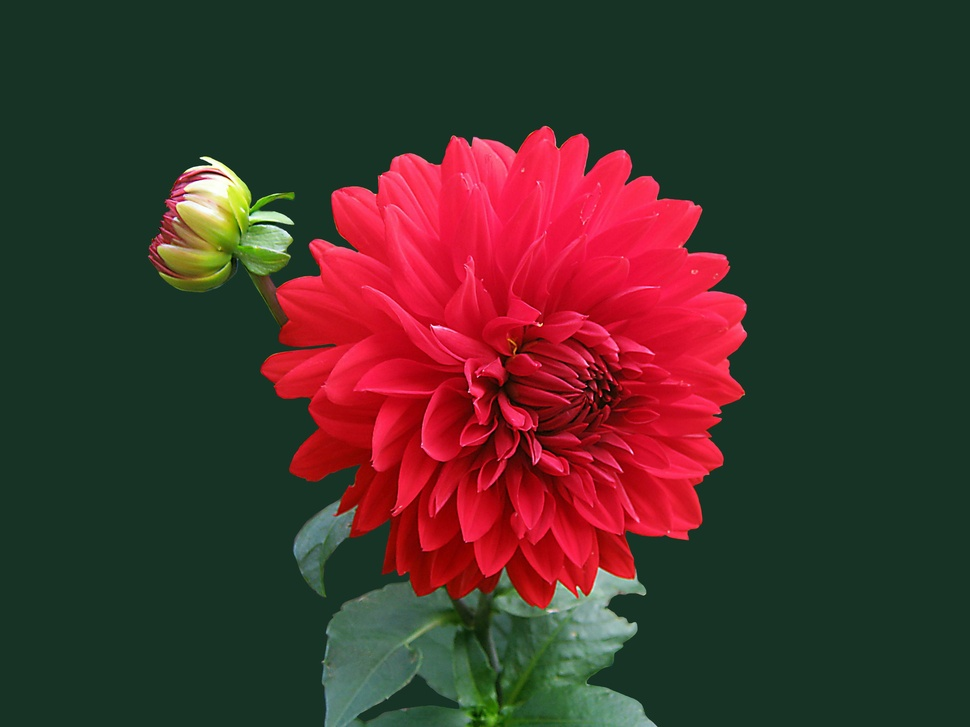
#> input picture image.jpg, 970 x 727 px, shrunk from 3648 x 2736 before the run
$ python 'image negatives.py'
#> lines starting #> are read from the running program, lines starting #| are printed output that depends on the picture
import cv2
import numpy as np
import matplotlib.pyplot as plt

def negative_transform(image):
    # Get the maximum intensity value in the image (for 8-bit images, this is 255)
    L = 256

    # Apply the negative transformation
    negative_image = L - 1 - image

    return negative_image

# Read the image in grayscale
img = cv2.imread('image.jpg', cv2.IMREAD_GRAYSCALE)
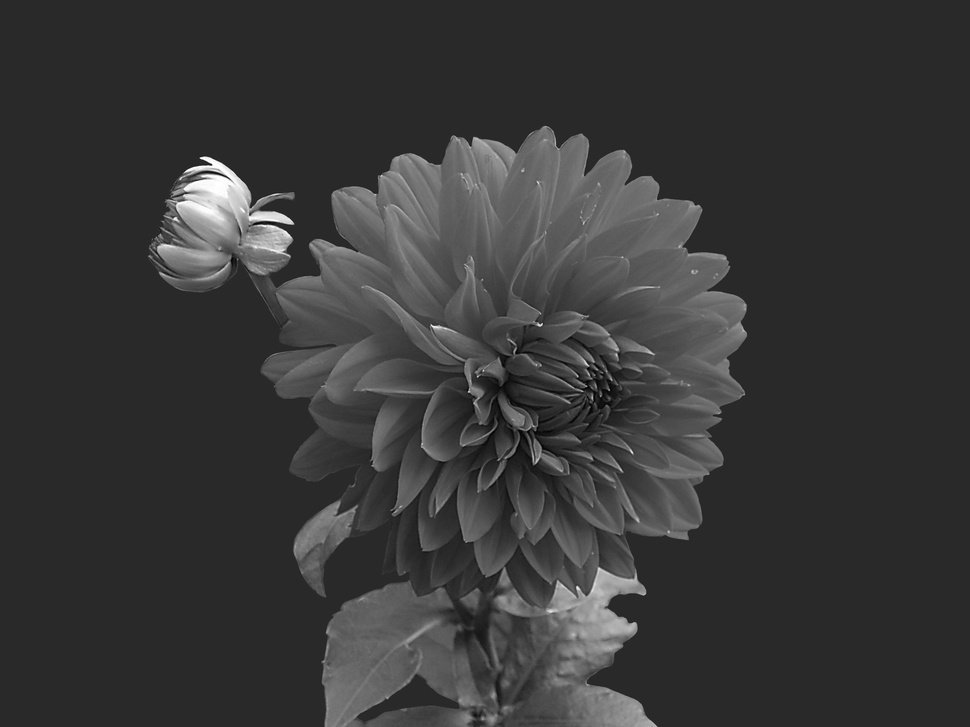
#> img: shape (727, 970); min 0, max 255, mean 55.5

# Apply negative transformation
negative_img = negative_transform(img)
#> in negative_transform, `negative_image = L - 1 - image`:
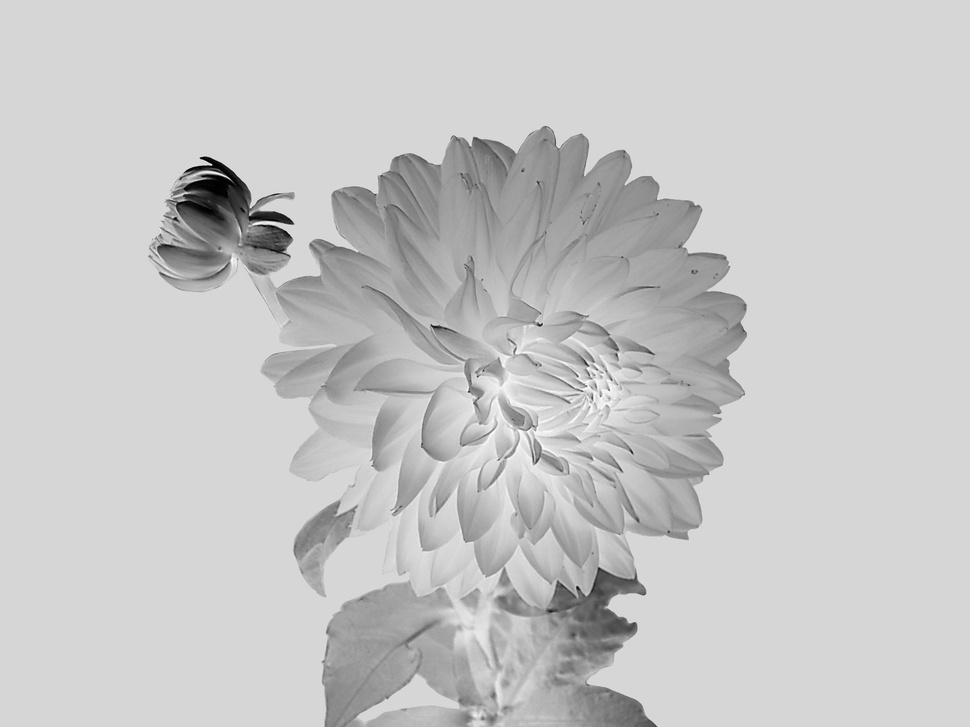
#> negative_image: shape (727, 970); min 0, max 255, mean 199.5

# Display the original and negative images using matplotlib
plt.figure(figsize=(10, 5))

plt.subplot(1, 2, 1)
plt.imshow(img, cmap='gray')
plt.title('Original Image')
plt.axis('off')

plt.subplot(1, 2, 2)
plt.imshow(negative_img, cmap='gray')
plt.title('Negative Image')
plt.axis('off')

plt.show()
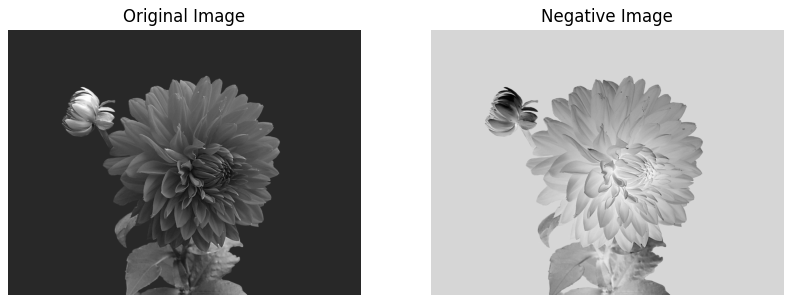
#> figure drawn by matplotlib, 2 panels
